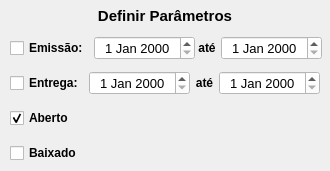
               <widget class="QWidget" name="widget_Cor1" native="true">
                <property name="sizePolicy">
                 <sizepolicy hsizetype="Preferred" vsizetype="Preferred">
                  <horstretch>0</horstretch>
                  <verstretch>0</verstretch>
                 </sizepolicy>
                </property>
                <property name="minimumSize">
                 <size>
                  <width>330</width>
                  <height>0</height>
                 </size>
                </property>
                <property name="maximumSize">
                 <size>
                  <width>330</width>
                  <height>16777215</height>
                 </size>
                </property>
                <property name="styleSheet">
                 <string notr="true"/>
                </property>
                <layout class="QVBoxLayout" name="verticalLayout_8">
                 <property name="spacing">
                  <number>5</number>
                 </property>
                 <property name="leftMargin">
                  <number>5</number>
                 </property>
                 <property name="topMargin">
                  <number>3</number>
                 </property>
                 <property name="rightMargin">
                  <number>5</number>
                 </property>
                 <property name="bottomMargin">
                  <number>3</number>
                 </property>
                 <item>
                  <widget class="QLabel" name="label_55">
                   <property name="minimumSize">
                    <size>
                     <width>0</width>
                     <height>25</height>
                    </size>
                   </property>
                   <property name="maximumSize">
                    <size>
                     <width>16777215</width>
                     <height>25</height>
                    </size>
                   </property>
                   <property name="font">
                    <font>
                     <pointsize>11</pointsize>
                     <weight>75</weight>
                     <bold>true</bold>
                    </font>
                   </property>
                   <property name="text">
                    <string>Definir Parâmetros</string>
                   </property>
                   <property name="alignment">
                    <set>Qt::AlignCenter</set>
                   </property>
                  </widget>
                 </item>
                 <item>
                  <widget class="QWidget" name="widget_33" native="true">
                   <property name="minimumSize">
                    <size>
                     <width>0</width>
                     <height>30</height>
                    </size>
                   </property>
                   <property name="maximumSize">
                    <size>
                     <width>16777215</width>
                     <height>30</height>
                    </size>
                   </property>
                   <property name="styleSheet">
                    <string notr="true"/>
                   </property>
                   <layout class="QHBoxLayout" name="horizontalLayout_29">
                    <property name="spacing">
                     <number>5</number>
                    </property>
                    <property name="leftMargin">
                     <number>5</number>
                    </property>
                    <property name="topMargin">
                     <number>3</number>
                    </property>
                    <property name="rightMargin">
                     <number>5</number>
                    </property>
                    <property name="bottomMargin">
                     <number>3</number>
                    </property>
                    <item>
                     <widget class="QCheckBox" name="check_Emissao">
                      <property name="font">
                       <font>
                        <pointsize>9</pointsize>
                        <weight>75</weight>
                        <bold>true</bold>
                       </font>
                      </property>
                      <property name="text">
                       <string>Emissão:</string>
                      </property>
                     </widget>
                    </item>
                    <item>
                     <widget class="QDateEdit" name="date_Emissao1">
                      <property name="sizePolicy">
                       <sizepolicy hsizetype="Minimum" vsizetype="Preferred">
                        <horstretch>0</horstretch>
                        <verstretch>0</verstretch>
                       </sizepolicy>
                      </property>
                      <property name="minimumSize">
                       <size>
                        <width>101</width>
                        <height>0</height>
                       </size>
                      </property>
                      <property name="maximumSize">
                       <size>
                        <width>101</width>
                        <height>16777215</height>
                       </size>
                      </property>
                      <property name="font">
                       <font>
                        <pointsize>10</pointsize>
                       </font>
                      </property>
                      <property name="styleSheet">
                       <string notr="true">background-color: rgb(255, 255, 255);</string>
                      </property>
                      <property name="alignment">
                       <set>Qt::AlignCenter</set>
                      </property>
                     </widget>
                    </item>
                    <item>
                     <widget class="QLabel" name="label">
                      <property name="font">
                       <font>
                        <pointsize>9</pointsize>
                        <weight>75</weight>
                        <bold>true</bold>
                       </font>
                      </property>
                      <property name="text">
                       <string>até</string>
                      </property>
                      <property name="alignment">
                       <set>Qt::AlignCenter</set>
                      </property>
                     </widget>
                    </item>
                    <item>
                     <widget class="QDateEdit" name="date_Emissao2">
                      <property name="sizePolicy">
                       <sizepolicy hsizetype="Minimum" vsizetype="Preferred">
                        <horstretch>0</horstretch>
                        <verstretch>0</verstretch>
                       </sizepolicy>
                      </property>
                      <property name="minimumSize">
                       <size>
                        <width>101</width>
                        <height>0</height>
                       </size>
                      </property>
                      <property name="maximumSize">
                       <size>
                        <width>101</width>
                        <height>16777215</height>
                       </size>
                      </property>
                      <property name="font">
                       <font>
                        <pointsize>10</pointsize>
                       </font>
                      </property>
                      <property name="styleSheet">
                       <string notr="true">background-color: rgb(255, 255, 255);</string>
                      </property>
                      <property name="alignment">
                       <set>Qt::AlignCenter</set>
                      </property>
                     </widget>
                    </item>
                   </layout>
                  </widget>
                 </item>
                 <item>
                  <widget class="QWidget" name="widget_36" native="true">
                   <property name="minimumSize">
                    <size>
                     <width>0</width>
                     <height>30</height>
                    </size>
                   </property>
                   <property name="maximumSize">
                    <size>
                     <width>16777215</width>
                     <height>30</height>
                    </size>
                   </property>
                   <property name="styleSheet">
                    <string notr="true"/>
                   </property>
                   <layout class="QHBoxLayout" name="horizontalLayout_32">
                    <property name="spacing">
                     <number>5</number>
                    </property>
                    <property name="leftMargin">
                     <number>5</number>
                    </property>
                    <property name="topMargin">
                     <number>3</number>
                    </property>
                    <property name="rightMargin">
                     <number>5</number>
                    </property>
                    <property name="bottomMargin">
                     <number>3</number>
                    </property>
                    <item>
                     <widget class="QCheckBox" name="check_Entrega">
                      <property name="font">
                       <font>
                        <pointsize>9</pointsize>
                        <weight>75</weight>
                        <bold>true</bold>
                       </font>
                      </property>
                      <property name="text">
                       <string>Entrega:</string>
                      </property>
                     </widget>
                    </item>
                    <item>
                     <widget class="QDateEdit" name="date_Entrega1">
                      <property name="sizePolicy">
                       <sizepolicy hsizetype="Minimum" vsizetype="Preferred">
                        <horstretch>0</horstretch>
                        <verstretch>0</verstretch>
                       </sizepolicy>
                      </property>
                      <property name="minimumSize">
                       <size>
                        <width>101</width>
                        <height>0</height>
                       </size>
                      </property>
                      <property name="maximumSize">
                       <size>
                        <width>101</width>
                        <height>16777215</height>
                       </size>
                      </property>
                      <property name="font">
                       <font>
                        <pointsize>10</pointsize>
                        <weight>50</weight>
                        <bold>false</bold>
                       </font>
                      </property>
                      <property name="styleSheet">
                       <string notr="true">background-color: rgb(255, 255, 255);</string>
                      </property>
                      <property name="alignment">
                       <set>Qt::AlignCenter</set>
                      </property>
                     </widget>
                    </item>
                    <item>
                     <widget class="QLabel" name="label_4">
                      <property name="font">
                       <font>
                        <pointsize>9</pointsize>
                        <weight>75</weight>
                        <bold>true</bold>
                       </font>
                      </property>
                      <property name="text">
                       <string>até</string>
                      </property>
                      <property name="alignment">
                       <set>Qt::AlignCenter</set>
                      </property>
                     </widget>
                    </item>
                    <item>
                     <widget class="QDateEdit" name="date_Entrega2">
                      <property name="sizePolicy">
                       <sizepolicy hsizetype="Minimum" vsizetype="Preferred">
                        <horstretch>0</horstretch>
                        <verstretch>0</verstretch>
                       </sizepolicy>
                      </property>
                      <property name="minimumSize">
                       <size>
                        <width>101</width>
                        <height>0</height>
                       </size>
                      </property>
                      <property name="maximumSize">
                       <size>
                        <width>101</width>
                        <height>16777215</height>
                       </size>
                      </property>
                      <property name="font">
                       <font>
                        <pointsize>10</pointsize>
                        <weight>50</weight>
                        <bold>false</bold>
                       </font>
                      </property>
                      <property name="styleSheet">
                       <string notr="true">background-color: rgb(255, 255, 255);</string>
                      </property>
                      <property name="alignment">
                       <set>Qt::AlignCenter</set>
                      </property>
                     </widget>
                    </item>
                   </layout>
                  </widget>
                 </item>
                 <item>
                  <widget class="QWidget" name="widget_40" native="true">
                   <property name="minimumSize">
                    <size>
                     <width>0</width>
                     <height>30</height>
                    </size>
                   </property>
                   <property name="maximumSize">
                    <size>
                     <width>16777215</width>
                     <height>30</height>
                    </size>
                   </property>
                   <property name="styleSheet">
                    <string notr="true"/>
                   </property>
                   <layout class="QHBoxLayout" name="horizontalLayout_33">
                    <property name="spacing">
                     <number>5</number>
                    </property>
                    <property name="leftMargin">
                     <number>5</number>
                    </property>
                    <property name="topMargin">
                     <number>3</number>
                    </property>
                    <property name="rightMargin">
                     <number>5</number>
                    </property>
                    <property name="bottomMargin">
                     <number>3</number>
                    </property>
                    <item>
                     <widget class="QCheckBox" name="check_Aberto">
                      <property name="font">
                       <font>
                        <pointsize>9</pointsize>
                        <weight>75</weight>
                        <bold>true</bold>
                       </font>
                      </property>
                      <property name="text">
                       <string>Aberto</string>
                      </property>
                      <property name="checked">
                       <bool>true</bool>
                      </property>
                     </widget>
                    </item>
                    <item>
                     <widget class="QLabel" name="label_2">
                      <property name="text">
                       <string/>
                      </property>
                     </widget>
                    </item>
                   </layout>
                  </widget>
                 </item>
                 <item>
                  <widget class="QWidget" name="widget_34" native="true">
                   <property name="minimumSize">
                    <size>
                     <width>0</width>
                     <height>30</height>
                    </size>
                   </property>
                   <property name="maximumSize">
                    <size>
                     <width>16777215</width>
                     <height>30</height>
                    </size>
                   </property>
                   <property name="styleSheet">
                    <string notr="true"/>
                   </property>
                   <layout class="QHBoxLayout" name="horizontalLayout_30">
                    <property name="spacing">
                     <number>5</number>
                    </property>
                    <property name="leftMargin">
                     <number>5</number>
                    </property>
                    <property name="topMargin">
                     <number>3</number>
                    </property>
                    <property name="rightMargin">
                     <number>5</number>
                    </property>
                    <property name="bottomMargin">
                     <number>3</number>
                    </property>
                    <item>
                     <widget class="QCheckBox" name="check_Baixado">
                      <property name="font">
                       <font>
                        <pointsize>9</pointsize>
                        <weight>75</weight>
                        <bold>true</bold>
                       </font>
                      </property>
                      <property name="text">
                       <string>Baixado</string>
                      </property>
                     </widget>
                    </item>
                    <item>
                     <widget class="QLabel" name="label_8">
                      <property name="text">
                       <string/>
                      </property>
                     </widget>
                    </item>
                   </layout>
                  </widget>
                 </item>
                </layout>
               </widget>
